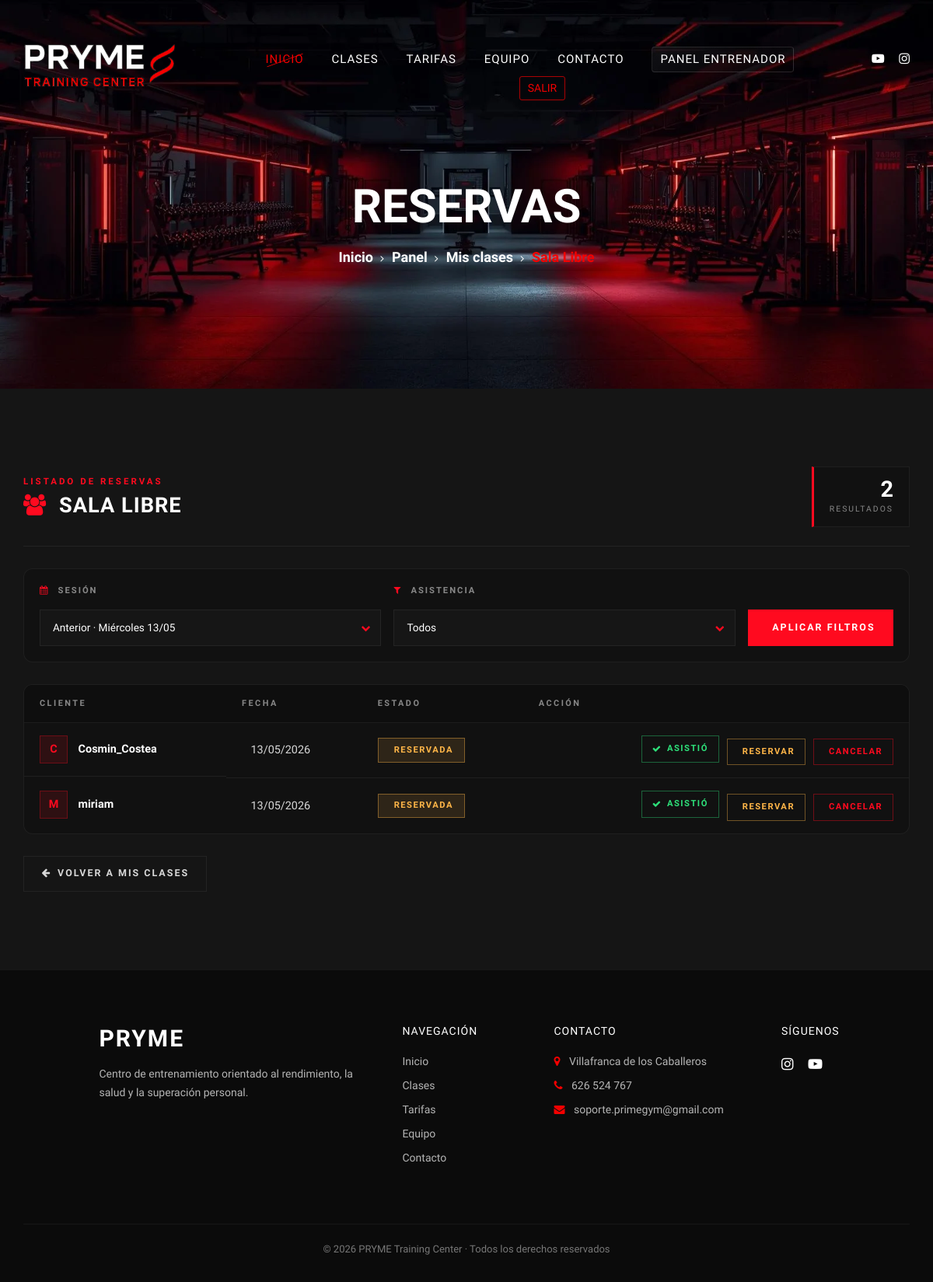
The page /entrenador/clase/3/reservas/ (signed in) on the database as committed earlier.
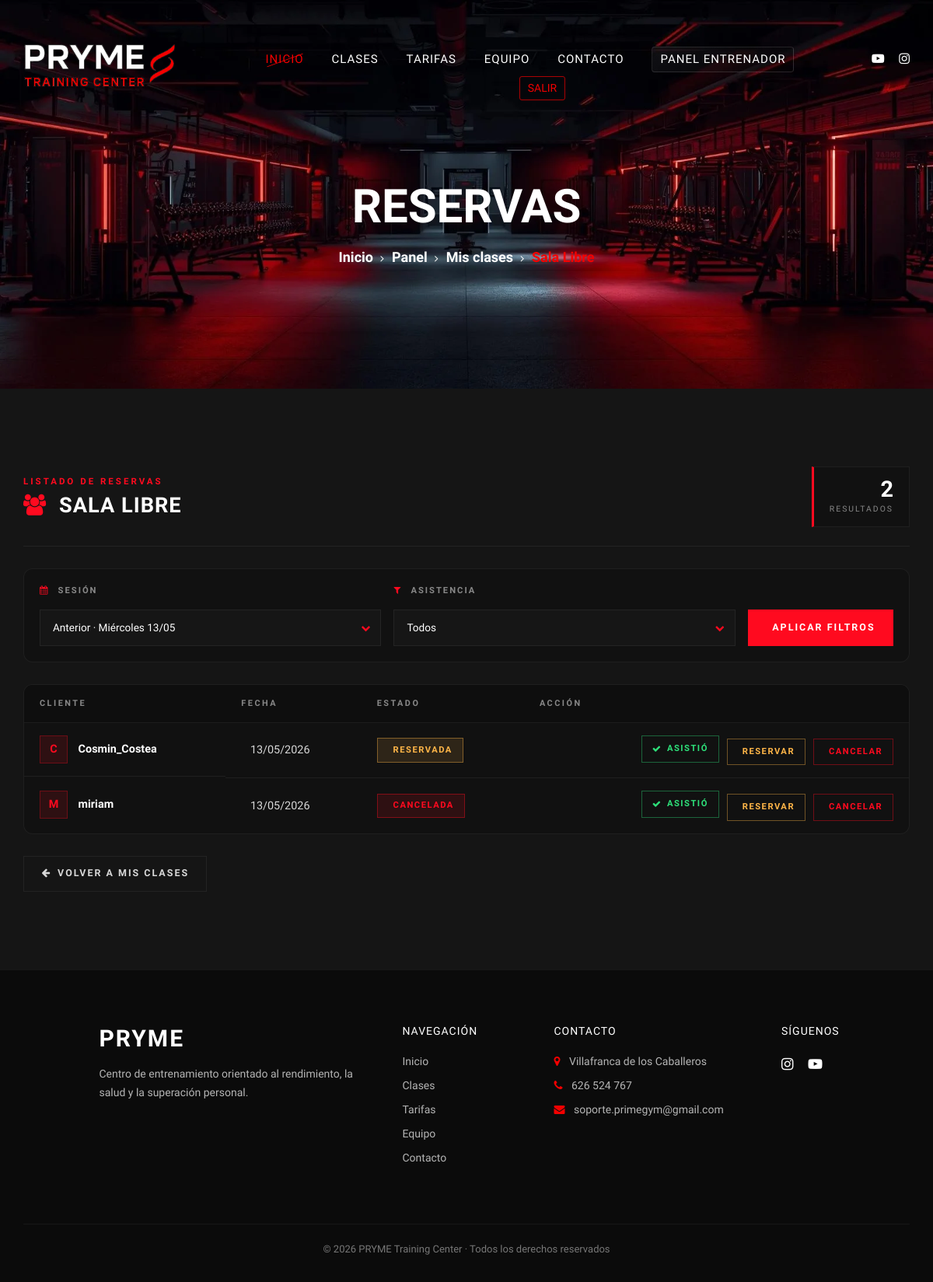
The same page on the database as committed later.
### gimnasio/models.py (models this page shows, shortened)
class Reserva(models.Model):
    ESTADOS = [
        ('reservada', 'Reservada'),
        ('asistio', 'Asistió'),
        ('cancelada', 'Cancelada'),
    ]
    cliente = models.ForeignKey(Cliente, on_delete=models.CASCADE, related_name="reservas")
    clase = models.ForeignKey(Clase, on_delete=models.CASCADE, related_name="reservas")
    fecha_reserva = models.DateField()
    estado = models.CharField(max_length=10, choices=ESTADOS, default='reservada')
    class Meta:
        unique_together = ('cliente', 'clase', 'fecha_reserva')

class Cliente(models.Model):
    user = models.OneToOneField(User, on_delete=models.CASCADE)
    telefono = models.CharField(max_length=20, blank=True)
    tarifa = models.ForeignKey(Tarifa, on_delete=models.SET_NULL, null=True, blank=True)
    fecha_registro = models.DateField(auto_now_add=True)
    @property
    def nombre(self):
        return self.user.username

### entrenador/views.py (the view)
# urls.py: path('clase/<int:clase_id>/reservas/', views.reservas_clase, name='reservas_clase'),
@login_required
def reservas_clase(request, clase_id):
    if not request.user.is_staff:
        raise PermissionDenied  # 403
    clase = get_object_or_404(Clase, id=clase_id)
    proxima_dt = proxima_sesion_clase(clase.nombre)
    fecha_proxima = proxima_dt.date() if proxima_dt else None
    fechas_anteriores = sesiones_anteriores_clase(clase.nombre, n=2)
    fecha_ant_1 = fechas_anteriores[0] if len(fechas_anteriores) > 0 else None
    fecha_ant_2 = fechas_anteriores[1] if len(fechas_anteriores) > 1 else None
    opciones = []
    if fecha_proxima:
        opciones.append({
            'value': fecha_proxima.isoformat(),
            'label': f"Próxima · {DIAS_ES[fecha_proxima.weekday()]} {fecha_proxima:%d/%m}",
            'fecha': fecha_proxima,
            'tipo': 'proxima',
        })
    if fecha_ant_1:
        opciones.append({
            'value': fecha_ant_1.isoformat(),
            'label': f"Anterior · {DIAS_ES[fecha_ant_1.weekday()]} {fecha_ant_1:%d/%m}",
            'fecha': fecha_ant_1,
            'tipo': 'anterior_1',
        })
    if fecha_ant_2:
        opciones.append({
            'value': fecha_ant_2.isoformat(),
            'label': f"Anterior · {DIAS_ES[fecha_ant_2.weekday()]} {fecha_ant_2:%d/%m}",
            'fecha': fecha_ant_2,
            'tipo': 'anterior_2',
        })
    fecha_sel_iso = request.GET.get('fecha') or (opciones[0]['value'] if opciones else None)
    fecha_sel = date.fromisoformat(fecha_sel_iso) if fecha_sel_iso else None
    reservas = (
        Reserva.objects
        .filter(clase=clase)
        .select_related('cliente', 'cliente__user')
    )
    if fecha_sel:
        reservas = reservas.filter(
            fecha_reserva=fecha_sel
        ).order_by(
            'cliente__user__username'  # ✅ CORREGIDO
        )
    else:
        reservas = reservas.none()
    estado = request.GET.get('estado')
    if estado and estado != 'todos':
        reservas = reservas.filter(estado=estado)
    info = None
    if fecha_sel:
        es_proxima = (fecha_sel == fecha_proxima)
        info = {
            'titulo': 'Próxima sesión' if es_proxima else 'Sesión anterior',
            'dia': DIAS_ES[fecha_sel.weekday()],
            'fecha': fecha_sel,
            'hora': proxima_dt.strftime("%H:%M") if es_proxima and proxima_dt else None,
        }
    context = {
        'clase': clase,
        'reservas': reservas,
        'opciones': opciones,
        'fecha_sel': fecha_sel_iso,
        'info': info,
    }
    return render(request, 'entrenador/reservas_clase.html', context)

### entrenador/views.py (called while the page is built)
def sesiones_anteriores_clase(nombre_clase, n=2):
    ahora = datetime.now()
    hoy   = ahora.date()
    HORARIOS = {
        "Movilidad":  {"dias": [0, 2], "hora": time(9, 0)},
        "Crossfit":   {"dias": [1, 3], "hora": time(19, 0)},
        "Sala Libre": {"dias": [0, 1, 2, 3, 4, 5], "hora_inicio": time(8, 0)},
    }
    datos = HORARIOS.get(nombre_clase)
    if not datos:
        return []
    hora_ref = datos.get("hora") or datos.get("hora_inicio")
    fechas = []
    dia_cursor = hoy
    limite = 0
    while len(fechas) < n and limite < 60:        # tope de 60 días por seguridad
        if dia_cursor.weekday() in datos["dias"]:
            fecha_hora = datetime.combine(dia_cursor, hora_ref)
            if fecha_hora < ahora:
                fechas.append(dia_cursor)
        dia_cursor -= timedelta(days=1)
        limite += 1
    return fechas

### entrenador/templates/entrenador/reservas_clase.html (shortened to what the changed rows need)
{% extends "entrenador/components/base.html" %}
{% load static %}
{% block title %}Reservas{% endblock %}
{% block css_entrenador %}
    <link rel="stylesheet" href="{% static 'css/entrenador/style_reservas_entrenador.css' %}">
{% endblock %}
{% block contenido %}
<div class="rc-header">
    <div class="rc-header-left">
        <h2 class="rc-title">
            <i class="fa fa-users"></i>
            {{ clase.nombre }}
        </h2>
    </div>
</div>
{% if reservas %}
    <div class="rc-table-wrap">
        <table class="rc-table">
            <thead>
                <tr>
                    <th>Cliente</th>
                    <th>Fecha</th>
                    <th>Estado</th>
                    <th class="rc-th-actions">Acción</th>
                </tr>
            </thead>
            <tbody>
                {% for reserva in reservas %}
                    <tr class="rc-row rc-row--{{ reserva.estado }}">
                        <td class="rc-cell-cliente">
                            <span class="rc-avatar">
                                {{ reserva.cliente.nombre|slice:":1"|upper }}
                            </span>
                            <strong>{{ reserva.cliente.nombre }}</strong>
                        </td>
                        <td class="rc-cell-fecha">
                            {{ reserva.fecha_reserva|date:"d/m/Y" }}
                        </td>
                        <td>
                            <span class="rc-badge rc-badge--{{ reserva.estado }}">
                                {% if reserva.estado == 'reservada' %}
                                     Reservada
                                {% elif reserva.estado == 'asistio' %}
                                    <i class="fa fa-check"></i> Asistió
                                {% elif reserva.estado == 'cancelada' %}
                                     Cancelada
                                {% else %}
                                    {{ reserva.estado }}
                                {% endif %}
                            </span>
                        </td>
                        <td class="rc-cell-actions">
                            <a href="{% url 'entrenador:cambiar_estado' reserva.id 'asistio' %}"
                               class="rc-act rc-act--asistio"
                               title="Marcar como asistió">
                                <i class="fa fa-check"></i>
                                <span>Asistió</span>
                            </a>
                            <a href="{% url 'entrenador:cambiar_estado' reserva.id 'reservada' %}"
                               class="rc-act rc-act--reservada"
                               title="Marcar como reservada">
                                <span>Reservar</span>
                            </a>
                            <a href="{% url 'entrenador:cambiar_estado' reserva.id 'cancelada' %}"
                               class="rc-act rc-act--cancelada"
                               title="Cancelar">
                                <span>Cancelar</span>
                            </a>
                        </td>
                    </tr>
                {% endfor %}
            </tbody>
        </table>
    </div>
{% else %}
    <div class="rc-empty">
        <i class="fa fa-calendar-xmark"></i>
        <p>No hay reservas para los filtros seleccionados</p>
    </div>
{% endif %}
{% endblock %}

Rows that differ between the two databases and show on the page:
changed Reserva "miriam": estado "RESERVADA" → "CANCELADA"
